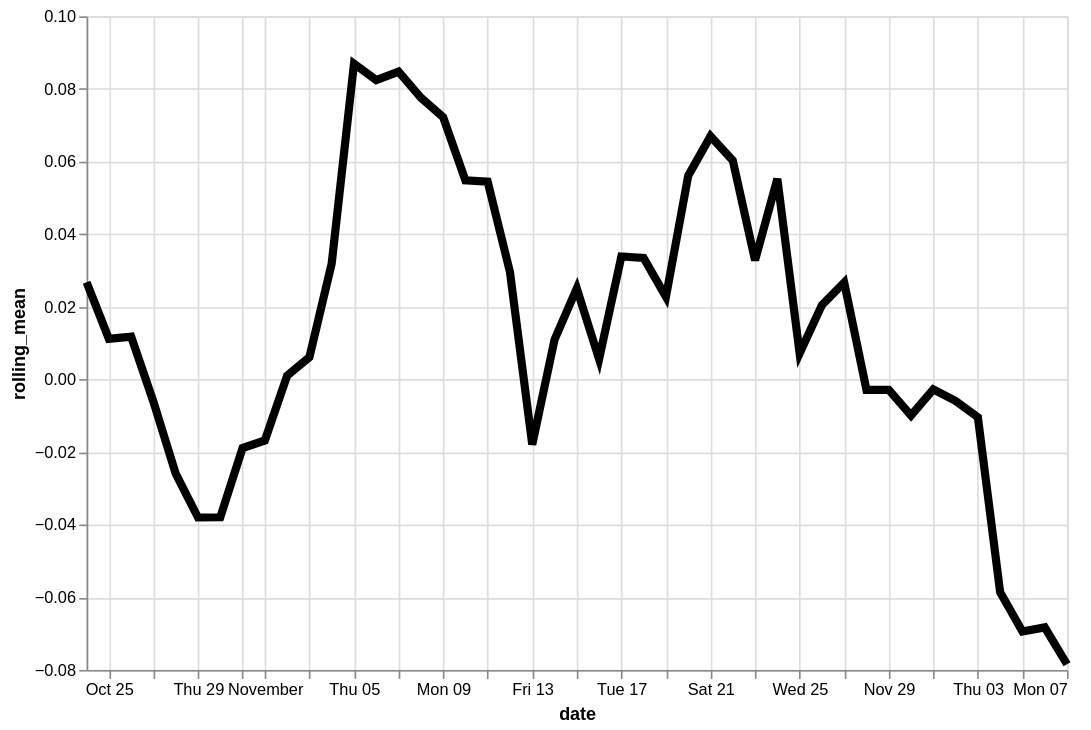

Specify this chart in Vega-Lite:
### Vega-Lite specification from a JSON file in a GitHub repository (floating-point values rounded to 4 significant figures)
{"config": {"view": {"continuousWidth": 400, "continuousHeight": 300}}, "data": {"name": "data-25b024767cdf785d3310f23ad7fe54d1"}, "mark": {"type": "line", "color": "black", "size": 5}, "encoding": {"x": {"type": "temporal", "field": "date"}, "y": {"type": "quantitative", "field": "rolling_mean"}}, "height": 400, "transform": [{"window": [{"op": "mean", "field": "residual", "as": "rolling_mean"}], "frame": [-4, 3]}], "width": 600, "$schema": "https://vega.github.io/schema/vega-lite/v4.8.1.json", "datasets": {"data-25b024767cdf785d3310f23ad7fe54d1": [{"date": "2020-10-24T00:00:00", "residual": 0.02486}, {"date": "2020-10-25T00:00:00", "residual": 0.007759}, {"date": "2020-10-26T00:00:00", "residual": -0.02878}, {"date": "2020-10-27T00:00:00", "residual": 0.1034}, {"date": "2020-10-28T00:00:00", "residual": -0.05128}, {"date": "2020-10-29T00:00:00", "residual": 0.01494}, {"date": "2020-10-30T00:00:00", "residual": -0.1141}, {"date": "2020-10-31T00:00:00", "residual": -0.1643}, {"date": "2020-11-01T00:00:00", "residual": -0.0717}, {"date": "2020-11-02T00:00:00", "residual": 0.008249}, {"date": "2020-11-03T00:00:00", "residual": 0.1237}, {"date": "2020-11-04T00:00:00", "residual": 0.1201}, {"date": "2020-11-05T00:00:00", "residual": 0.09158}, {"date": "2020-11-06T00:00:00", "residual": 0.05555}, {"date": "2020-11-07T00:00:00", "residual": 0.09229}, {"date": "2020-11-08T00:00:00", "residual": 0.2757}, {"date": "2020-11-09T00:00:00", "residual": -0.1078}, {"date": "2020-11-10T00:00:00", "residual": 0.02711}, {"date": "2020-11-11T00:00:00", "residual": 0.06618}, {"date": "2020-11-12T00:00:00", "residual": 0.07731}, {"date": "2020-11-13T00:00:00", "residual": -0.0478}, {"date": "2020-11-14T00:00:00", "residual": 0.0527}, {"date": "2020-11-15T00:00:00", "residual": -0.1066}, {"date": "2020-11-16T00:00:00", "residual": -0.1046}, {"date": "2020-11-17T00:00:00", "residual": 0.1232}, {"date": "2020-11-18T00:00:00", "residual": 0.14}, {"date": "2020-11-19T00:00:00", "residual": -0.08949}, {"date": "2020-11-20T00:00:00", "residual": 0.3035}, {"date": "2020-11-21T00:00:00", "residual": -0.05115}, {"date": "2020-11-22T00:00:00", "residual": -0.03293}, {"date": "2020-11-23T00:00:00", "residual": 0.1604}, {"date": "2020-11-24T00:00:00", "residual": -0.01778}, {"date": "2020-11-25T00:00:00", "residual": 0.06988}, {"date": "2020-11-26T00:00:00", "residual": -0.07989}, {"date": "2020-11-27T00:00:00", "residual": 0.08988}, {"date": "2020-11-28T00:00:00", "residual": -0.08086}, {"date": "2020-11-29T00:00:00", "residual": 0.05503}, {"date": "2020-11-30T00:00:00", "residual": 0.01692}, {"date": "2020-12-01T00:00:00", "residual": -0.07619}, {"date": "2020-12-02T00:00:00", "residual": -0.0175}, {"date": "2020-12-03T00:00:00", "residual": 0.01337}, {"date": "2020-12-04T00:00:00", "residual": -0.02243}, {"date": "2020-12-05T00:00:00", "residual": 0.06438}, {"date": "2020-12-06T00:00:00", "residual": -0.1167}, {"date": "2020-12-07T00:00:00", "residual": -0.3307}]}}
